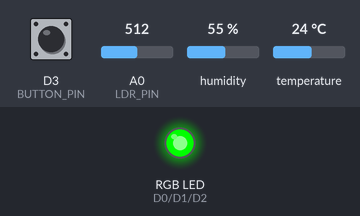
The sketch below on a simulated ESP8266 (NodeMCU). Shown: an RGB LED mixed from three pins (HIGH = lit). The inputs (shaded band) are chosen by the test bench; at power-on: D3 (BUTTON_PIN) HIGH, A0 (LDR_PIN) = 512, humidity 55 %, temperature 24 °C. WiFi joins after 1.5 s; servers stay silent unless stated; uploads are accepted with an empty reply; EEPROM starts erased; what the sketch prints to the serial monitor is not drawn.

Above: at 7.5 s.
7.6 s: D3 (BUTTON_PIN) pulled LOW for 3.2 s
At 11.4 s:
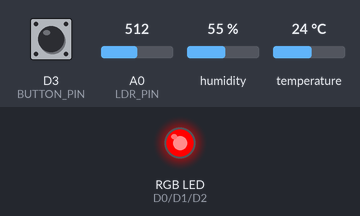
12.3 s: D3 (BUTTON_PIN) pulled LOW for 0.15 s
At 13.0 s:
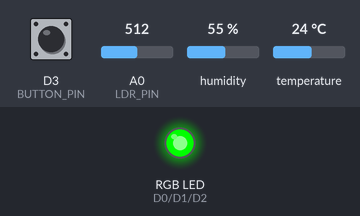
Timing chart, 0 to 15.3 s (numbered marks = the images above; inputs shaded):
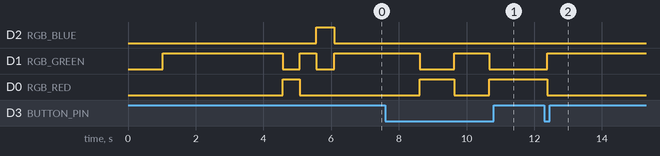

The sketch:

SmartGardenESP8266_PRODUCTION.ino
```cpp
#include <ESP8266WiFi.h>
#include <ESP8266HTTPClient.h>
#include <WiFiClient.h>
#include <WiFiClientSecure.h>
#include <ArduinoJson.h>
#include <DHT.h>
#include <EEPROM.h>

// ========================================
// PRODUCTION CONFIGURATION
// ========================================

// WiFi Configuration - CHANGE THESE FOR PRODUCTION
const char* ssid = "Qureshi";
const char* password = "65327050";

// Server Configuration - CHANGE TO YOUR PRODUCTION SERVER
const char* serverURL = "https://smart-garden-app.vercel.app";  // Use HTTPS for production
const char* serverEndpoint = "/api/sensor-data";

// Production Optimizations
#define DATA_SEND_INTERVAL_SECONDS 10  // 10 seconds for production (battery life)
#define MAX_RETRY_ATTEMPTS 3
#define RETRY_DELAY 5000  // 5 seconds
#define CONNECTION_TIMEOUT 10000  // 10 seconds

// Device Configuration
const char* deviceId = "SMART_GARDEN_001";
const char* deviceName = "Smart Garden Controller";
const char* firmwareVersion = "2.0.0";

// Pin Definitions (Current Working Configuration)
#define RGB_RED 16       // D0 = GPIO16 = Red LED
#define RGB_GREEN 5      // D1 = GPIO5 = Green LED
#define RGB_BLUE 4       // D2 = GPIO4 = Blue LED
#define BUTTON_PIN 0     // D3 = GPIO0 = Button
#define DHT_PIN 2        // D4 = GPIO2 = DHT11
#define MOISTURE_PIN 14  // D5 = GPIO14 = Moisture Sensor
#define LDR_PIN A0       // A0 = LDR (Light Sensor)

// Sensor Configuration
#define DHT_TYPE DHT11
#define MOISTURE_DRY_THRESHOLD 300
#define MOISTURE_WET_THRESHOLD 700
#define LDR_DARK_THRESHOLD 200
#define LDR_BRIGHT_THRESHOLD 800

// System Configuration
#define ENABLE_HTTP_SENDING true
#define ENABLE_SERIAL_DEBUG true
#define ENABLE_LED_INDICATORS true
#define ENABLE_DEEP_SLEEP false  // Set to true for battery operation

// ========================================
// GLOBAL VARIABLES
// ========================================

DHT dht(DHT_PIN, DHT_TYPE);
WiFiClient client;
WiFiClientSecure secureClient;
unsigned long lastDataSend = 0;
unsigned long lastHeartbeat = 0;
unsigned long lastButtonPress = 0;
bool systemActive = true;
int retryCount = 0;

// EEPROM addresses
#define EEPROM_SIZE 512
#define SYSTEM_STATE_ADDR 0
#define DEVICE_ID_ADDR 10

// ========================================
// SETUP FUNCTION
// ========================================

void setup() {
  Serial.begin(115200);
  delay(1000);

  Serial.println("\n🚀 Smart Garden IoT - PRODUCTION VERSION v2.0.0");
  Serial.println("================================================");
  Serial.println("📍 Mode: PRODUCTION (Live Server)");
  Serial.println("🌐 Server: " + String(serverURL));
  Serial.println("================================================");

  // Initialize EEPROM
  EEPROM.begin(EEPROM_SIZE);
  loadDeviceState();

  // Initialize pins
  initializePins();

  // Initialize sensors
  initializeSensors();

  // Connect to WiFi
  connectToWiFi();

  // Test hardware
  testHardware();

  // Send startup notification
  sendStartupNotification();

  Serial.println("✅ System initialized successfully");
  Serial.println("📡 Ready for production operation");
  Serial.println("================================================");
}

// ========================================
// MAIN LOOP
// ========================================

void loop() {
  // Handle button press
  handleButtonPress();

  // Send sensor data at configured intervals
  if (ENABLE_HTTP_SENDING && (millis() - lastDataSend > (DATA_SEND_INTERVAL_SECONDS * 1000))) {
    sendSensorData();
    lastDataSend = millis();
  }

  // Send heartbeat every 5 minutes
  if (millis() - lastHeartbeat > 300000) {
    sendHeartbeat();
    lastHeartbeat = millis();
  }

  // Handle WiFi reconnection
  if (WiFi.status() != WL_CONNECTED) {
    Serial.println("⚠️ WiFi disconnected, attempting reconnection...");
    connectToWiFi();
  }

  // Small delay to prevent watchdog reset
  delay(100);
}

// ========================================
// INITIALIZATION FUNCTIONS
// ========================================

void initializePins() {
  Serial.println("🔧 Initializing pins...");

  // LED pins
  pinMode(RGB_RED, OUTPUT);
  pinMode(RGB_GREEN, OUTPUT);
  pinMode(RGB_BLUE, OUTPUT);

  // Button pin
  pinMode(BUTTON_PIN, INPUT_PULLUP);

  // Sensor pins
  pinMode(MOISTURE_PIN, INPUT);
  pinMode(LDR_PIN, INPUT);

  // Set initial LED state
  setLEDColor(0, 255, 0);  // Green = Ready

  Serial.println("   ✅ Pins initialized");
  Serial.println("   📍 Pin Configuration:");
  Serial.println("   🔴 Red LED: D0 (GPIO16)");
  Serial.println("   🟢 Green LED: D1 (GPIO5)");
  Serial.println("   🔵 Blue LED: D2 (GPIO4)");
  Serial.println("   🔘 Button: D3 (GPIO0)");
  Serial.println("   🌡️ DHT11: D4 (GPIO2)");
  Serial.println("   🌱 Moisture: D5 (GPIO14)");
  Serial.println("   ☀️ Light: A0");
}

void initializeSensors() {
  Serial.println("🌡️ Initializing sensors...");

  // Initialize DHT sensor
  dht.begin();
  delay(2000);  // Allow sensor to stabilize

  Serial.println("   ✅ DHT11 sensor initialized");
  Serial.println("   ✅ Moisture sensor ready");
  Serial.println("   ✅ Light sensor ready");
}

void connectToWiFi() {
  Serial.println("📡 Connecting to WiFi...");
  Serial.println("   SSID: " + String(ssid));

  WiFi.begin(ssid, password);

  int attempts = 0;
  while (WiFi.status() != WL_CONNECTED && attempts < 20) {
    delay(500);
    Serial.print(".");
    attempts++;
  }

  if (WiFi.status() == WL_CONNECTED) {
    Serial.println("\n   ✅ WiFi connected successfully");
    Serial.println("   📍 IP Address: " + WiFi.localIP().toString());
    Serial.println("   📶 Signal Strength: " + String(WiFi.RSSI()) + " dBm");
    setLEDColor(0, 255, 0);  // Green = Connected
  } else {
    Serial.println("\n   ❌ WiFi connection failed");
    setLEDColor(255, 0, 0);  // Red = Error
  }
}

// ========================================
// SENSOR FUNCTIONS
// ========================================

void sendSensorData() {
  if (!ENABLE_HTTP_SENDING) {
    Serial.println("📊 HTTP sending disabled for testing");
    return;
  }

  Serial.println("\n📊 [PRODUCTION] Sending sensor data...");

  // Read sensor values
  float temperature = dht.readTemperature();
  float humidity = dht.readHumidity();
  int moistureValue = analogRead(MOISTURE_PIN);
  int ldrValue = analogRead(LDR_PIN);

  // Validate DHT readings
  if (isnan(temperature) || isnan(humidity)) {
    Serial.println("   ⚠️ DHT sensor error, using default values");
    temperature = 25.0;
    humidity = 50.0;
  }

  // Calculate moisture percentage with improved calibration
  float moisturePercent = 0.0;
  if (moistureValue < 50) { moisturePercent = 0; }
  else if (moistureValue < 200) { moisturePercent = map(moistureValue, 50, 200, 5, 25); }
  else if (moistureValue < 400) { moisturePercent = map(moistureValue, 200, 400, 25, 50); }
  else if (moistureValue < 600) { moisturePercent = map(moistureValue, 400, 600, 50, 75); }
  else if (moistureValue < 800) { moisturePercent = map(moistureValue, 600, 800, 75, 90); }
  else { moisturePercent = map(moistureValue, 800, 1023, 90, 100); }

  // Calculate light percentage (corrected mapping)
  float lightPercent = 0.0;
  if (ldrValue >= 1020) { lightPercent = 0.0; }
  else { lightPercent = map(ldrValue, 0, 1020, 0, 100); }

  // Create JSON payload
  DynamicJsonDocument doc(1024);
  doc["deviceId"] = deviceId;
  doc["deviceName"] = deviceName;
  doc["firmwareVersion"] = firmwareVersion;
  doc["timestamp"] = millis();
  doc["temperature"] = temperature;
  doc["humidity"] = humidity;
  doc["soilMoisture"] = moisturePercent;
  doc["lightLevel"] = lightPercent;
  doc["moistureRaw"] = moistureValue;
  doc["lightRaw"] = ldrValue;
  doc["wifiRSSI"] = WiFi.RSSI();
  doc["systemActive"] = systemActive;
  doc["uptime"] = millis();

  String jsonString;
  serializeJson(doc, jsonString);

  // Use HTTPS with WiFiClientSecure for production
  HTTPClient http;
  secureClient.setInsecure();  // Skip SSL certificate validation (ESP8266 limitation)
  http.begin(secureClient, String(serverURL) + serverEndpoint);
  http.addHeader("Content-Type", "application/json");
  http.addHeader("User-Agent", "SmartGardenIoT/2.0.0-production");
  http.setTimeout(15000);  // 15 second timeout for HTTPS

  int httpResponseCode = http.POST(jsonString);

  if (httpResponseCode > 0) {
    String response = http.getString();
    Serial.println("   ✅ Data sent successfully (HTTP " + String(httpResponseCode) + ")");
    Serial.println("   📊 Response: " + response);
    retryCount = 0;
    setLEDColor(0, 255, 0);  // Green = Success
  } else {
    Serial.println("   ❌ HTTP Error: " + String(httpResponseCode));
    retryCount++;
    setLEDColor(255, 255, 0);  // Yellow = Warning

    if (retryCount >= MAX_RETRY_ATTEMPTS) {
      Serial.println("   ⚠️ Max retry attempts reached, will retry later");
      retryCount = 0;
    }
  }

  http.end();

  // Print sensor data
  if (ENABLE_SERIAL_DEBUG) {
    Serial.println("🌡️ Temperature: " + String(temperature) + "°C");
    Serial.println("💧 Humidity: " + String(humidity) + "%");
    Serial.println("🌱 Moisture: " + String(moisturePercent) + "% (Raw: " + String(moistureValue) + ")");
    Serial.println("☀️ Light: " + String(lightPercent) + "% (Raw: " + String(ldrValue) + ")");
    Serial.println("📶 WiFi RSSI: " + String(WiFi.RSSI()) + " dBm");
  }
}

void sendHeartbeat() {
  Serial.println("💓 Sending heartbeat...");

  DynamicJsonDocument doc(512);
  doc["deviceId"] = deviceId;
  doc["type"] = "heartbeat";
  doc["timestamp"] = millis();
  doc["uptime"] = millis();
  doc["wifiRSSI"] = WiFi.RSSI();
  doc["systemActive"] = systemActive;

  String jsonString;
  serializeJson(doc, jsonString);

  HTTPClient http;
  http.begin(client, String(serverURL) + "/api/heartbeat");
  http.addHeader("Content-Type", "application/json");

  int httpResponseCode = http.POST(jsonString);

  if (httpResponseCode > 0) {
    Serial.println("   ✅ Heartbeat sent successfully");
  } else {
    Serial.println("   ❌ Heartbeat failed: " + String(httpResponseCode));
  }

  http.end();
}

void sendStartupNotification() {
  Serial.println("🚀 Sending startup notification...");

  DynamicJsonDocument doc(512);
  doc["deviceId"] = deviceId;
  doc["type"] = "startup";
  doc["timestamp"] = millis();
  doc["firmwareVersion"] = firmwareVersion;
  doc["wifiRSSI"] = WiFi.RSSI();

  String jsonString;
  serializeJson(doc, jsonString);

  HTTPClient http;
  http.begin(client, String(serverURL) + "/api/device-events");
  http.addHeader("Content-Type", "application/json");

  int httpResponseCode = http.POST(jsonString);

  if (httpResponseCode > 0) {
    Serial.println("   ✅ Startup notification sent");
  } else {
    Serial.println("   ❌ Startup notification failed: " + String(httpResponseCode));
  }

  http.end();
}

// ========================================
// UTILITY FUNCTIONS
// ========================================

void handleButtonPress() {
  if (digitalRead(BUTTON_PIN) == LOW && (millis() - lastButtonPress > 1000)) {
    lastButtonPress = millis();
    systemActive = !systemActive;

    Serial.println("🔘 Button pressed - System " + String(systemActive ? "ACTIVATED" : "DEACTIVATED"));

    // Visual feedback
    if (systemActive) {
      setLEDColor(0, 255, 0);  // Green
    } else {
      setLEDColor(255, 0, 0);  // Red
    }

    // Save state to EEPROM
    saveDeviceState();
  }
}

void setLEDColor(int red, int green, int blue) {
  if (!ENABLE_LED_INDICATORS) return;

  analogWrite(RGB_RED, red);
  analogWrite(RGB_GREEN, green);
  analogWrite(RGB_BLUE, blue);
}

void testHardware() {
  Serial.println("🔧 Testing hardware components...");

  // Test LEDs
  Serial.println("   🔴 Testing Red LED...");
  setLEDColor(255, 0, 0);
  delay(500);

  Serial.println("   🟢 Testing Green LED...");
  setLEDColor(0, 255, 0);
  delay(500);

  Serial.println("   🔵 Testing Blue LED...");
  setLEDColor(0, 0, 255);
  delay(500);

  // Test sensors
  Serial.println("   🌡️ Testing DHT11 sensor...");
  float temp = dht.readTemperature();
  float hum = dht.readHumidity();

  if (!isnan(temp) && !isnan(hum)) {
    Serial.println("   ✅ DHT11: " + String(temp) + "°C, " + String(hum) + "%");
  } else {
    Serial.println("   ❌ DHT11 sensor error");
  }

  Serial.println("   🌱 Testing Moisture Sensor (D5)...");
  int moistureRaw = analogRead(MOISTURE_PIN);
  Serial.println("   📊 Moisture Raw: " + String(moistureRaw));

  Serial.println("   ☀️ Testing Light Sensor (A0)...");
  int lightRaw = analogRead(LDR_PIN);
  Serial.println("   📊 Light Raw: " + String(lightRaw));

  // Set ready state
  setLEDColor(0, 255, 0);  // Green = Ready
  Serial.println("   ✅ Hardware test completed");
}

void loadDeviceState() {
  Serial.println("💾 Loading device state from EEPROM...");

  // Load system state
  systemActive = EEPROM.read(SYSTEM_STATE_ADDR) == 1;

  Serial.println("   📊 System Active: " + String(systemActive ? "YES" : "NO"));
}

void saveDeviceState() {
  Serial.println("💾 Saving device state to EEPROM...");

  // Save system state
  EEPROM.write(SYSTEM_STATE_ADDR, systemActive ? 1 : 0);
  EEPROM.commit();

  Serial.println("   ✅ State saved successfully");
}

// ========================================
// PRODUCTION FEATURES
// ========================================

void enableDeepSleep() {
  if (ENABLE_DEEP_SLEEP) {
    Serial.println("😴 Entering deep sleep mode...");
    ESP.deepSleep(300000000);  // 5 minutes
  }
}

void handleWatchdog() {
  // Prevent watchdog reset
  ESP.wdtFeed();
}

void optimizeWiFiPower() {
  // Optimize WiFi power consumption
  WiFi.setSleepMode(WIFI_LIGHT_SLEEP);
}
```

Measured:
- after the input at 7.6 s, D1 (RGB_GREEN): HIGH → LOW after 1.0 s, → HIGH 1.0 s later, → LOW 1.0 s later; D0 (RGB_RED): LOW → HIGH after 1.0 s, → LOW 1.0 s later, → HIGH 1.0 s later
- after the input at 12.3 s, D1 (RGB_GREEN): LOW → HIGH after 0.08 s; D0 (RGB_RED): HIGH → LOW after 0.08 s
